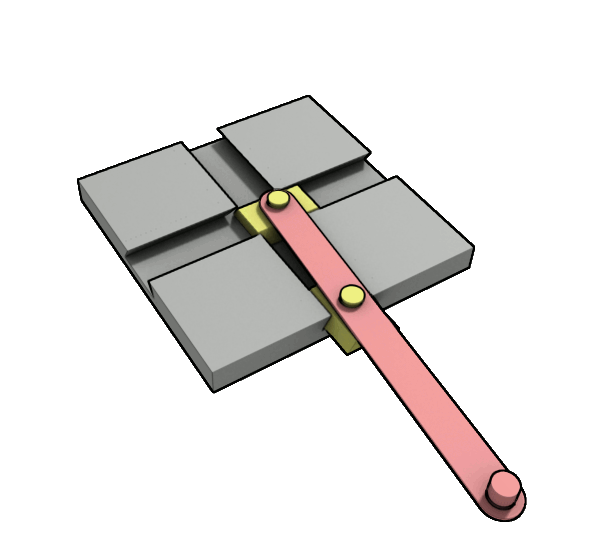
#> input picture Grinder.gif, 609 x 536 px, found by its file name
$ python grinder.py Grinder.gif
#> lines starting #> are read from the running program, lines starting #| are printed output that depends on the picture
#> further down, im is the input picture: PIL image 609x536 P; mean R, G, B, A 95.8, 79.8, 74.1, 60.7
from PIL import Image, ImageDraw, ImageFont
import os
import time
import tkinter as tk
from tkinter import scrolledtext
from sys import argv

# [9 lines left out: function create_ascii_window, not called in this run]

def update_ascii_frame(frame_text, ascii_frame):
    frame_text.delete(1.0, tk.END)
    frame_text.insert(tk.END, ascii_frame)

def extract_gif_frames(gif, fillEmpty=False):
#> called with fillEmpty = True
    frames=[]
    try:
        while True:
            gif.seek(gif.tell()+1)
            new_frame = Image.new('RGBA',gif.size)
            new_frame.paste(im, (0,0), im.convert('RGBA'))

            if fillEmpty:
                canvas=Image.new('RGBA', new_frame.size, (255,255,255,255))
                canvas.paste(new_frame, mask=new_frame)
                new_frame=canvas
            frames.append(new_frame)
#> this loop made 100 passes
#> pass 1, in extract_gif_frames, `new_frame=canvas`:
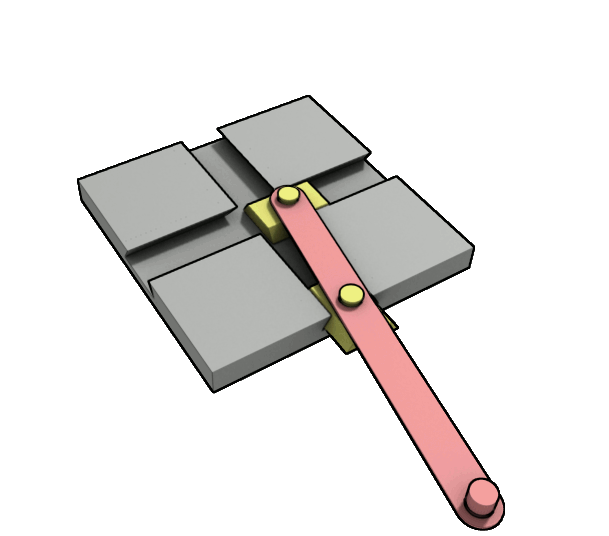
#> new_frame: PIL image 609x536 RGBA; mean R, G, B, A 232.1, 229.1, 228, 255
#> pass 2, in extract_gif_frames, `new_frame=canvas`:
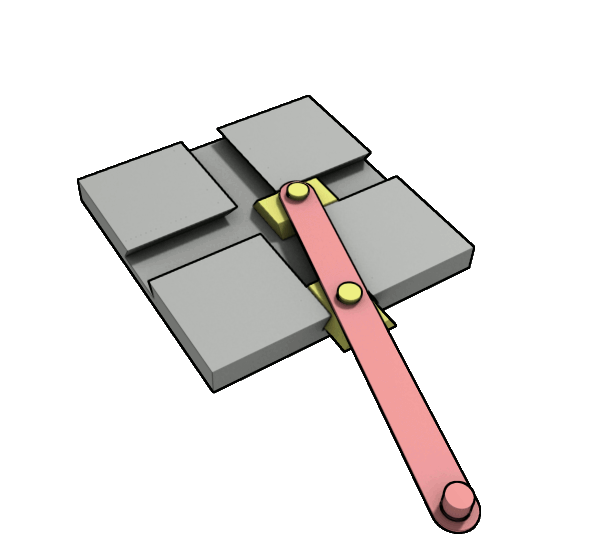
#> new_frame: PIL image 609x536 RGBA; mean R, G, B, A 232.2, 229.3, 228.1, 255
#> after the loop:
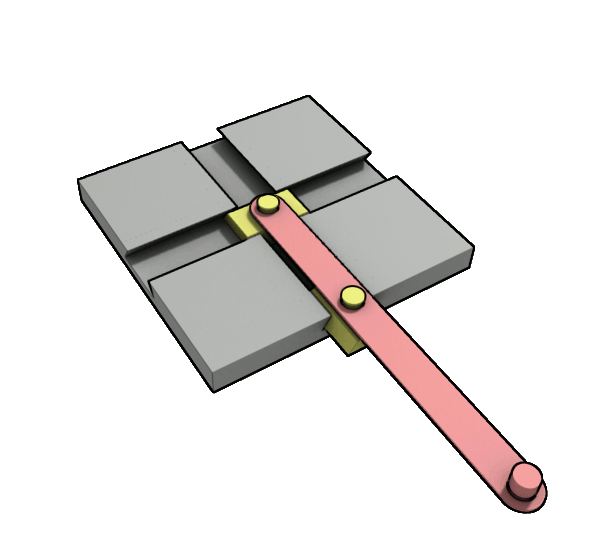
#> canvas: PIL image 609x536 RGBA; mean R, G, B, A 232.2, 229.2, 228.1, 255
#> after the loop, frames = 99 items
    except EOFError:
        pass
    return frames

# [5 lines left out: function save_frames_list, not called in this run]

def convert_image_to_ascii(image):
    font = ImageFont.load_default()
    (chrx, chry) = font.getsize(chr(32))
    weights = []
    for i in range(32, 127):
        chrImage = font.getmask(chr(i))
        ctr = 0
        for y in range(chry):
            for x in range(chrx):
                if chrImage.getpixel((x, y)) > 0:
                    ctr += 1
        weights.append(float(ctr) / (chrx * chry))

    output = ""
    (imgx, imgy) = image.size
    imgx = int(imgx / chrx)
    imgy = int(imgy / chry)
    image = image.resize((imgx, imgy), Image.BICUBIC)
    image = image.convert("L")
    pixels = image.load()
    for y in range(imgy):
        for x in range(imgx):
            w = float(pixels[x, y]) / 255 / intensity_multiplier
            wf = -1.0; k = -1
            for i in range(len(weights)):
                if abs(weights[i] - w) <= abs(wf - w):
                    wf = weights[i]; k = i
            output+=chr(k + 32)
        output+="\n"
    return output

def convert_frames_to_ascii(frames):
    ascii_frames = []
    for frame in frames:
        new_frame = convert_image_to_ascii(frame)
        ascii_frames.append(new_frame)
#> this loop made 1 pass
#> (chrx in convert_image_to_ascii, chry in convert_image_to_ascii) on pass 1: (2, 10)
#> after the loop, ascii_frames = []
    return ascii_frames

# [32 lines left out: functions animate_ascii, create_ascii_images, save_ascii_as_gif, not called in this run]

im = Image.open("grinder.gif")
frames = extract_gif_frames(im, fillEmpty=True)

intensity_multiplier = 3
#> (the run stopped early here; a loop or call above may not have finished)
